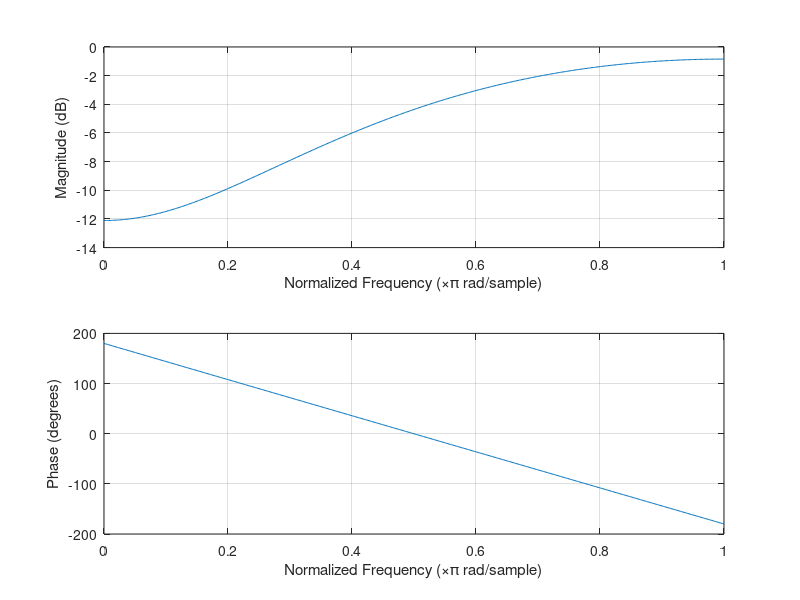

Recreate this plot in MATLAB.
clc; close all; clear all;
wc=input('enter the cut off freq'); 
N=input('enter order of the filter'); 
a=(N-1)/2;
n=0:1:N-1;
hd=(sin(pi*(n-a+.001))-sin(wc*(n-a+.001)))./(pi*(n-a+.001))
wn=hamming(N);
hn=hd.*wn' 
freqz(hn,1);
